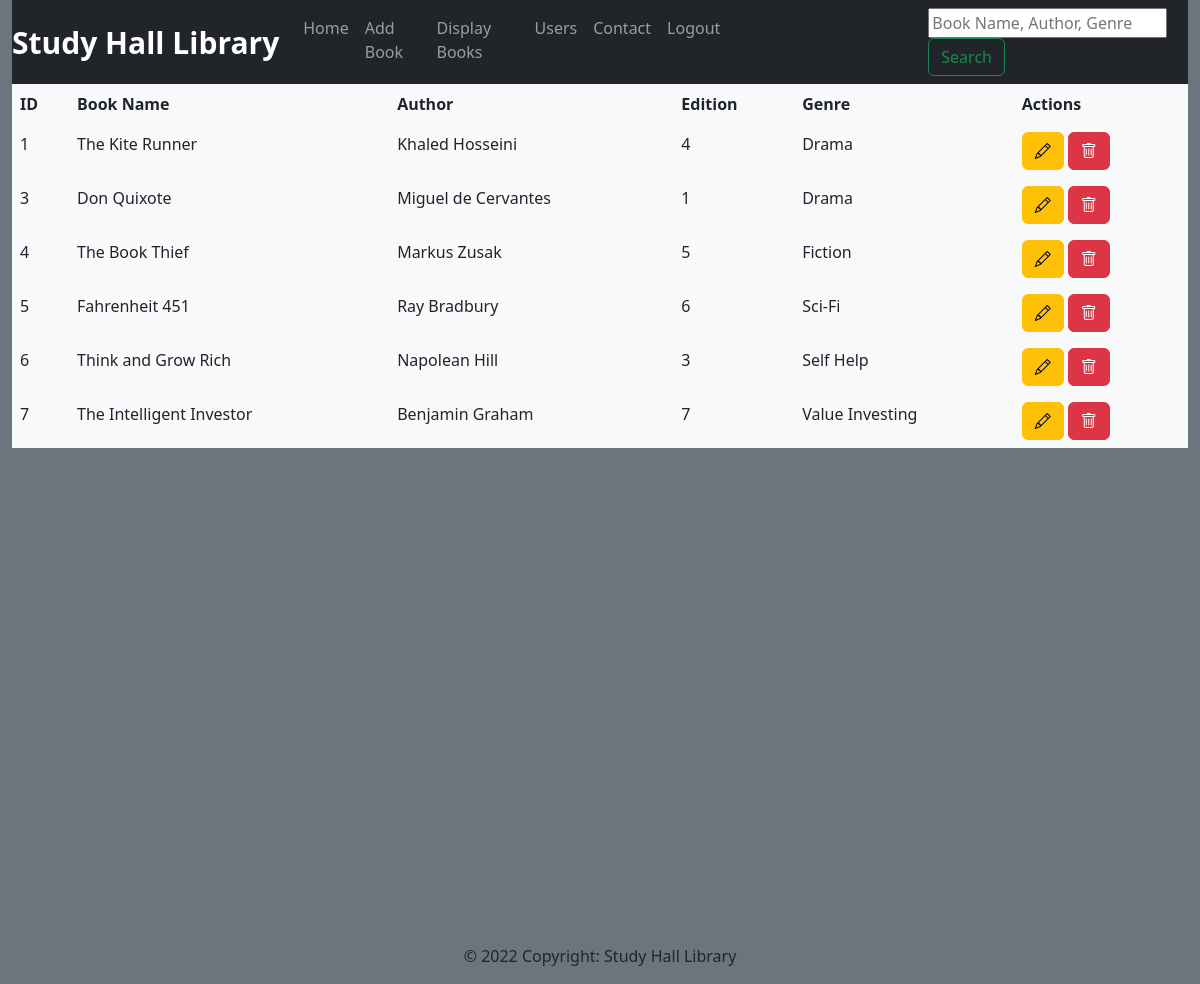
Screenshot of /app1/displaybooks/ (signed in) with the database file from the repository.
### app1/models.py (models this page shows, shortened)
class Book(models.Model):
    book_name=models.CharField(max_length=100)
    author_name=models.CharField(max_length=50)
    edition=models.CharField(max_length=10)
    genre=models.CharField(max_length=20)

### app1/views.py (the view)
# urls.py: path('displaybooks/', views.displaybooks, name='displaybooks'),
def displaybooks(request):
    if request.session.has_key('username'):
        allbooks = Book.objects.all()
        return render(request,"display.html",{'allbooks':allbooks})
    else:
        messages.info(request,"Please login to continue")
        return redirect('login')

### app1/templates/display.html (shortened to what this page needs)
{% extends 'base.html' %}
{% block content %}
<table class="table table-hover table-borderless bg-light mt-10">
    <thead>
        <th>ID</th>
        <th>Book Name</th>
        <th>Author</th>
        <th>Edition</th>
        <th>Genre</th>
        <th>Actions</th>
    </thead>
    <tbody>
        {% for i in allbooks %}
        <tr>
            <td>{{i.id}}</td>
            <td>{{i.book_name}}</td>
            <td>{{i.author_name}}</td>
            <td>{{i.edition}}</td>
            <td>{{i.genre}}</td>
            <td>
                <a href="{% url 'updatebook' i.id %}" class="btn btn-warning"><span><i class="bi bi-pencil"></i></span></a>
                <a href="{% url 'deletebook' i.id %}" class="btn btn-danger"><span><i class="bi bi-trash"></i></span></a>
            </td>
        </tr>
        {% endfor %}
    </tbody>
</table>
{% endblock %}

### app1/templates/base.html (shortened to what this page needs)
{% load static %}
<!DOCTYPE html>
<html lang="en">
<head>
    <link href="https://cdn.jsdelivr.net/npm/bootstrap@5.2.0-beta1/dist/css/bootstrap.min.css" rel="stylesheet">
    <link rel="stylesheet" href="https://cdn.jsdelivr.net/npm/bootstrap-icons@1.8.3/font/bootstrap-icons.css">
    <link rel="stylesheet" href="{% static 'css/base.css' %}">
</head>
<body class="bg-secondary">
    <div class="container-fluid">
        <nav class="navbar navbar-expand-lg navbar-dark bg-dark">
            <a class="navbar-brand logo" href="#"> <b>Study Hall Library </b> </a>
            <div class="collapse navbar-collapse" id="navbarSupportedContent">
              <ul class="navbar-nav mr-auto">
                <li class="nav-item active">
                  <a class="nav-link" href="{% url 'index' %}">Home </a>
                </li>
                <li class="nav-item">
                  <a class="nav-link" href="{% url 'addbook' %}">Add Book</a>
                </li>
                <li class="nav-item">
                    <a class="nav-link" href="{% url 'displaybooks' %}">Display Books</a>
                </li>
                {% if user.is_staff %}
                <li class="nav-item">
                  <a class="nav-link" href="{% url 'displayusers' %}">Users</a>
              </li>
                {% endif %}
                <li class="nav-item">
                    <a class="nav-link" href="{% url 'contact' %}">Contact</a>
                </li>
                <li class="nav-item">
                    <a class="nav-link" href="{% url 'logout' %}">Logout</a>
                </li>
                <li class="nav-item search">
                    <form action="{% url 'searchbook' %}" method="post">
                        <input type="search" name="search" placeholder="Book Name, Author, Genre">
                        <input type="submit" value="Search" class="btn btn-outline-success my-2 my-sm-0">
                    </form>
                </li>
              </ul>
            </div>
          </nav>
          {% block content %}
          {% endblock %}
    </div>
<footer class="page-footer font-small blue footer">
  <div class="footer-copyright text-center py-3">© 2022 Copyright: Study Hall Library
  </div>
</footer>
</body>
</html>

### app1/static/css/base.css (style rules this page uses)
.search { margin-left: 200px; }
.footer { margin-top: 40%; }
.logo { font-size: 30px; }

### rows the page displays
Book: id "1", book_name "The Kite Runner", author_name "Khaled Hosseini", edition "4", genre "Drama"
Book: id "3", book_name "Don Quixote", author_name "Miguel de Cervantes", edition "1", genre "Drama"
Book: id "4", book_name "The Book Thief", author_name "Markus Zusak", edition "5", genre "Fiction"
Book: id "5", book_name "Fahrenheit 451", author_name "Ray Bradbury", edition "6", genre "Sci-Fi"
Book: id "6", book_name "Think and Grow Rich", author_name "Napolean Hill", edition "3", genre "Self Help"
Book: id "7", book_name "The Intelligent Investor", author_name "Benjamin Graham", edition "7", genre "Value Investing"
